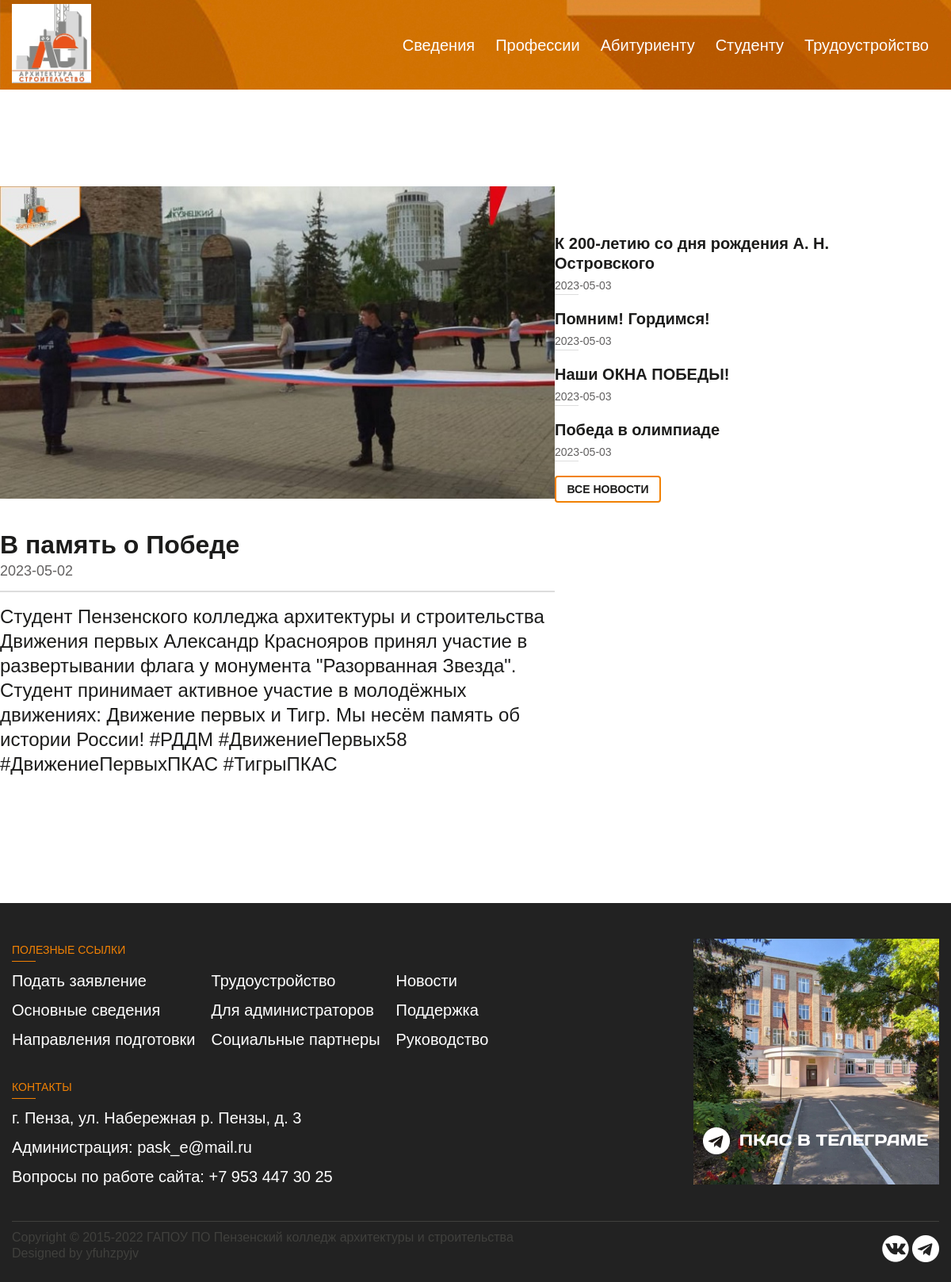
Page /news/17 on the committed database.
### tables this page shows
CREATE TABLE `news` (
  `id` int(11) NOT NULL,
  `title` text NOT NULL,
  `description` text NOT NULL,
  `date` date NOT NULL,
  `img` text NOT NULL
);

### pages/newspage.php (the view, shortened to what this page needs)
<!DOCTYPE html>
<html lang="en">
<head>
	<link rel="stylesheet" type="text/css" href="../assets/styles/reset.css">
	<link rel="stylesheet" type="text/css" href="../assets/styles/style.css">
	<link rel="stylesheet" href="../assets/styles/newspage.css">
</head>
<body>
	<div class="wrapper">
		<header>
			<div class="other__header__container _container">
				<a href="/"><img class="header__containerimg" src="../assets/img/logo.jpg" alt="logo"></a>
				<div class="header__top">
					<nav>
						<ul>
							<li class="drop-item">
								<a href="#">Сведения</a>
							</li>
							<li class="drop-item">
								<a href="">Профессии</a>
							</li>
							<li class="drop-item">
								<a href="">Абитуриенту</a>
							</li>
							<li class="drop-item">
								<a href="">Студенту</a>
							</li>
							<li class="drop-item">
								<a href="">Трудоустройство</a>
							</li>
						</ul>
					</nav>
				</div>
			</div>
		</header>
		<main>
			<div class="newspage">
				<div class="newspage__container _container">
					<div class="newspage__row">
						<div class="newspage__content">
							<?php
								include('./assets/php/connect.php');
								$id = $matches[1];
								$query = $conn->prepare("select * from news where id = ?");
								$query->bind_param('i', $id);
								$query->execute();
								$query->bind_result($id, $title, $content, $time, $files);
							?>
							<div class="newspage__foto">
								<img src="../assets/img/news/<?= $files?>" alt="">
							</div>
							<div class="newspage__title"><?= $title?></div>
							<div class="newspage__date"><?= $time?></div>
							<div class="text"><?= $content?></div>
						</div>
						<div class="newspage__content2">
							<?php
							$max = "MAX(id)";
							$minus = 4;
							$last = $conn->query("select $max from news")->fetch_assoc();
							for ($i = $last[$max]; $i > $last[$max] - $minus; $i--) {
								if ($i < 1) {
									break;
								} else if ($i == $id) {
									$i--;
									$minus++;
								}
								$result = $conn->query("select * from news where id = $i");
								$row = $result->fetch_assoc();
							?>
							<div class="news">
								<a href="/news/<?= $row['id']?>">
									<h4><?= $row['title'] ?></h4>
									<p><?= $row['date'] ?></p>
									<div class="news-bottom"></div>
								</a>
							</div>
							<?php
							}
							?>
							<div class="bt">
								<a class="tex" href="/news">все новости</a>
							</div>
						</div>
					</div>
				</div>
			</div>
		</main>
		<footer>
			<div class="footer__container _container">
				<div class="footer__contant">
					<div class="footer__src">
						<h3>ПОЛЕЗНЫЕ ССЫЛКИ</h3>
						<div class="line"></div>
						<div class="footer__src__container">
							<div class="footer__row">
								<a href="/apply">Подать заявление</a>
								<a href="/info">Основные сведения</a>
								<a href="/navigator">Направления подготовки</a>
							</div>
							<div class="footer__row">
								<a href="/employement">Трудоустройство</a>
								<a href="/login">Для администраторов</a>
								<a href="/socialpartn">Социальные партнеры</a>
							</div>
							<div class="footer__row">
								<a href="/news">Новости</a>
								<a href="/support">Поддержка</a>
								<a href="/administtration">Руководство</a>
							</div>
						</div>
					</div>
					<div class="footer__contacts">
						<h3>КОНТАКТЫ</h3>
						<div class="line"></div>
						<span>г. Пенза, ул. Набережная р. Пензы, д. 3</span>
						<span>Администрация: pask_e@mail.ru</span>
						<span>Вопросы по работе сайта: +7 953 447 30 25 </span>
					</div>
				</div>
				<a href=""><img src="../assets/img/footer/footer__logo.jpg" alt=""></a>
			</div>
			<div class="copyright _container">
				<div class="copyright__container">
					<span>Copyright © 2015-2022 ГАПОУ ПО Пензенский колледж архитектуры и строительства <br> Designed by
						yfuhzpyjv</span>
					<div class="copyright__img">
						<a href=""><img src="../assets/img/footer/vk.png" alt=""></a>
						<a href=""><img src="../assets/img/footer/tg.png" alt=""></a>
					</div>
				</div>
			</div>
		</footer>
	</div>
</body>
</html>

### assets/styles/style.css (style rules this page uses)
html { font-family: 'Days One', sans-serif; font-weight: 400; font-style: normal; height: 100%; line-height: 1; }
a { cursor: pointer; }
.wrapper { min-height: 100%; overflow: hidden; display: flex; flex-direction: column; }
._container { max-width: 1250px; padding: 0 15px; margin: 0 auto; box-sizing: content-box; }
header { background: url('../img/header/other_header.jpg'); }
.other__header__container { display: flex; justify-content: space-between; align-items: center; height: 113px; }
.header__containerimg { width: 100px; height: 100px; }
.header__top ul { display: flex; }
.header__top li { margin: 5px; padding: 5px; }
.drop-item>a { color: #fff; font-size: 20px; }
@media (max-width: 1280px) { .header__top li { margin: 5px; padding: 8px; } }
footer { background: #222222; color: #fff; font-size: 20px; line-height: 25px; padding: 45px 0 20px; }
footer h3 { color: #F18104; font-size: 14px; line-height: 18px; padding: 5px 0; }
.line { width: 30px; height: 1px; background: #F18104; }
.footer__container { display: flex; justify-content: space-between; }
.footer__contant { display: flex; flex-direction: column; }
.footer__src__container { display: flex; justify-content: space-between; flex-wrap: wrap; }
.footer__row { display: flex; flex-direction: column; }
.footer__row:not(:last-child) { margin-right: 20px; }
.footer__row a { color: #fff; margin-top: 12px; }
.footer__contacts { display: flex; flex-direction: column; margin-top: 33px; }
.footer__contacts span { margin-top: 12px; }
.copyright__container { padding: 10px 0 0; margin-top: 40px; color: #40403D; font-size: 16px; line-height: 20px; border-top: 1px solid #40403D; display: flex; justify-content: space-between; }
.copyright__img { margin-top: 7px; }

### assets/styles/newspage.css (style rules this page uses)
.newspage { display: flex; margin: 122px 0 160px; }
.newspage__container { width: 100%; padding-right: var(--bs-gutter-x, 0.75rem); padding-left: var(--bs-gutter-x, 0.75rem); margin-right: auto; margin-left: auto; }
.newspage__row { display: flex; --bs-gutter-x: 1.5rem; --bs-gutter-y: 0; flex-wrap: wrap; margin-top: calc(var(--bs-gutter-y) * -1); margin-right: calc(var(--bs-gutter-x) * -.5); margin-left: calc(var(--bs-gutter-x) * -.5); }
.newspage__content { max-width: 700px; }
.newspage__foto img { width: 100%; height: auto; }
.newspage__title { font-weight: 600; font-size: 32px; line-height: 41px; color: #1C1C1B; padding-top: 35px; }
.newspage__date { font-style: normal; font-weight: 400; font-size: 18px; line-height: 25px; color: #636161; border-bottom: 2px solid #DDDDDD; width: 700px; padding-bottom: 12px }
.text { margin-top: 15px; font-weight: 400; font-size: 24px; line-height: 31px; color: #1C1C1B; }
.newspage__content2 { margin-left: 60px; display: flex; flex-direction: column; max-width: 350px; }
.news { margin-bottom: 18px; cursor: pointer; }
.news-bottom { margin-top: 2px; border-bottom: 1px solid #DDDDDD; width: 30px; }
h4 { font-weight: 600; font-size: 20px; line-height: 25px; color: #1C1C1B; padding-bottom: 6px; }
p { font-style: normal; font-weight: 500; font-size: 14px; line-height: 18px; color: #636161; }
.bt { border: 2px solid #F18104; border-radius: 4px; padding: 6px 0px; max-width: 130px; }
.tex { display: flex; font-weight: 600; font-size: 14px; line-height: 18px; color: #1C1C1B; align-items: center; justify-content: center; text-transform: uppercase; }
@media (max-width: 1280px) { .newspage__content2 { margin-left: 0px; margin-top: 60px; } }

### rows in the picture
news: img (picture), title "В память о Победе", date "2023-05-02", description "Студент Пензенского колледжа архитектуры и строительства Движения первых Александр Краснояров принял участие в развертывании флага у монумента \"Разорванная Звезда\". Студент принимает активное участие в молодёжных движениях: Движение первых и Тигр. Мы несём память об истории России! #РДДМ #ДвижениеПервых58 #ДвижениеПервыхПКАС #ТигрыПКАС"
news: title "К 200-летию со дня рождения А. Н. Островского", date "2023-05-03"
news: title "Помним! Гордимся!", date "2023-05-03"
news: title "Наши ОКНА ПОБЕДЫ!", date "2023-05-03"
news: title "Победа в олимпиаде", date "2023-05-03"
